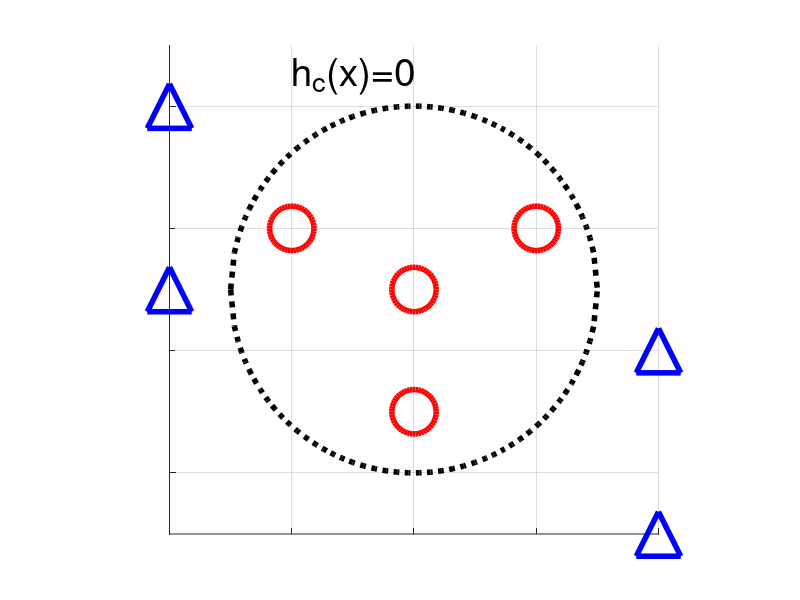

Write the MATLAB code that produced this figure.
%
clear
LINEWIDTH=4;
FONTSIZE=28;
MARKERSIZE=20;
%%%%%%%%%%%%%%%%%%%%%%%%%%%%%%%%%%%%%%%%%%%%%%%%%%%%%%%%%%%%%%%%%%%%%%%%%%%%%%%%
function F=func_sigmoid(C,U,V)
    N=numel(U);
    F=zeros(size(U));
    for II=1:N
        F(II)=1./(1.0+exp(-[U(II) V(II) 1]*C));
    endfor
endfunction

function H=func_logit(F)
    H=log(F./(1-F));
endfunction


A1=0.001;
u1=[ 4  -4 4  -4];
v1=[-7  0 -4  -3];
f1=0*u1+A1;

A2=0.999;
u2=[-2  0  2 0];
v2=[-2 -5 -2 -3];
f2=0*u2+A2;

M=6;
X=[u1' v1';u2' v2'];
Y=[f1 f2]';


u=v=linspace(min(min(X)),max(max(X)),32);
[UU, VV] = meshgrid (u,v);

A=[X ones(size(X,1),1)];
C=inv(A'*A)*A'*func_logit(Y);
FF=func_sigmoid(C,UU,VV);

F=func_sigmoid(C,X(:,1),X(:,2));


figure(1)
scatter(u1',v1',1024,'b','^','linewidth',LINEWIDTH)
hold on
scatter(u2',v2',1024,'r','o','linewidth',LINEWIDTH)
hold off
hold on
uu=linspace(-3,3);
plot(   uu,-3+sqrt(9-uu.^2),':k','linewidth',LINEWIDTH,...
        uu,-3-sqrt(9-uu.^2),':k','linewidth',LINEWIDTH)
hold off
ylim([floor(min(X(:,2))),1+ceil(max(X(:,2)))])
grid
text(-2.0,0.5,'h_c(x)=0','fontsize',FONTSIZE)
set(gca,'xticklabel',{' ',' ',' ',' '})
set(gca,'yticklabel',{' ',' ',' ',' '})
daspect([1 1 1])
set(gca,'fontsize',FONTSIZE);


print(gcf,'reglogrnr1nolinear.eps','-depsc')
